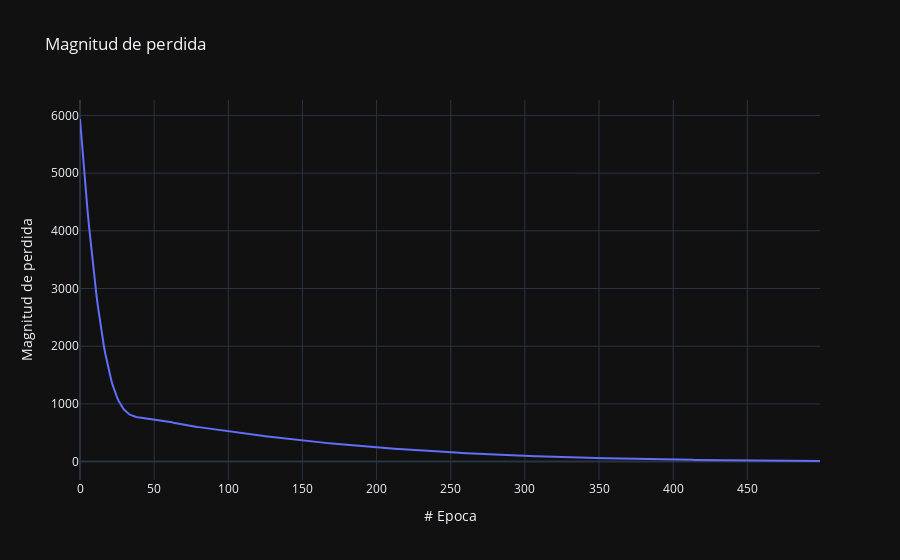

The code cell stored with this chart in its notebook:
### Code cell
# Magnitud de perdida
px.line(x=range(500), y=historial.history['loss'], labels={'x':'# Epoca', 'y':'Magnitud de perdida'}, title='Magnitud de perdida', template='plotly_dark')

### Figure 1 — Plotly figure (JSON) as saved in the notebook; plotly's stock layout.template omitted (floating-point values rounded to 4 significant figures; data arrays with more than 128 entries replaced by an {"elided": "..."} marker saying what was removed)
{"data": [{"hovertemplate": "# Epoca=%{x}<br>Magnitud de perdida=%{y}<extra></extra>", "legendgroup": "", "line": {"color": "#636efa", "dash": "solid"}, "marker": {"symbol": "circle"}, "mode": "lines", "name": "", "orientation": "v", "showlegend": false, "type": "scatter", "x": {"elided": "500 int values"}, "xaxis": "x", "y": {"elided": "500 float values"}, "yaxis": "y"}], "layout": {"legend": {"tracegroupgap": 0}, "title": {"text": "Magnitud de perdida"}, "xaxis": {"anchor": "y", "domain": [0, 1], "title": {"text": "# Epoca"}}, "yaxis": {"anchor": "x", "domain": [0, 1], "title": {"text": "Magnitud de perdida"}}}}
